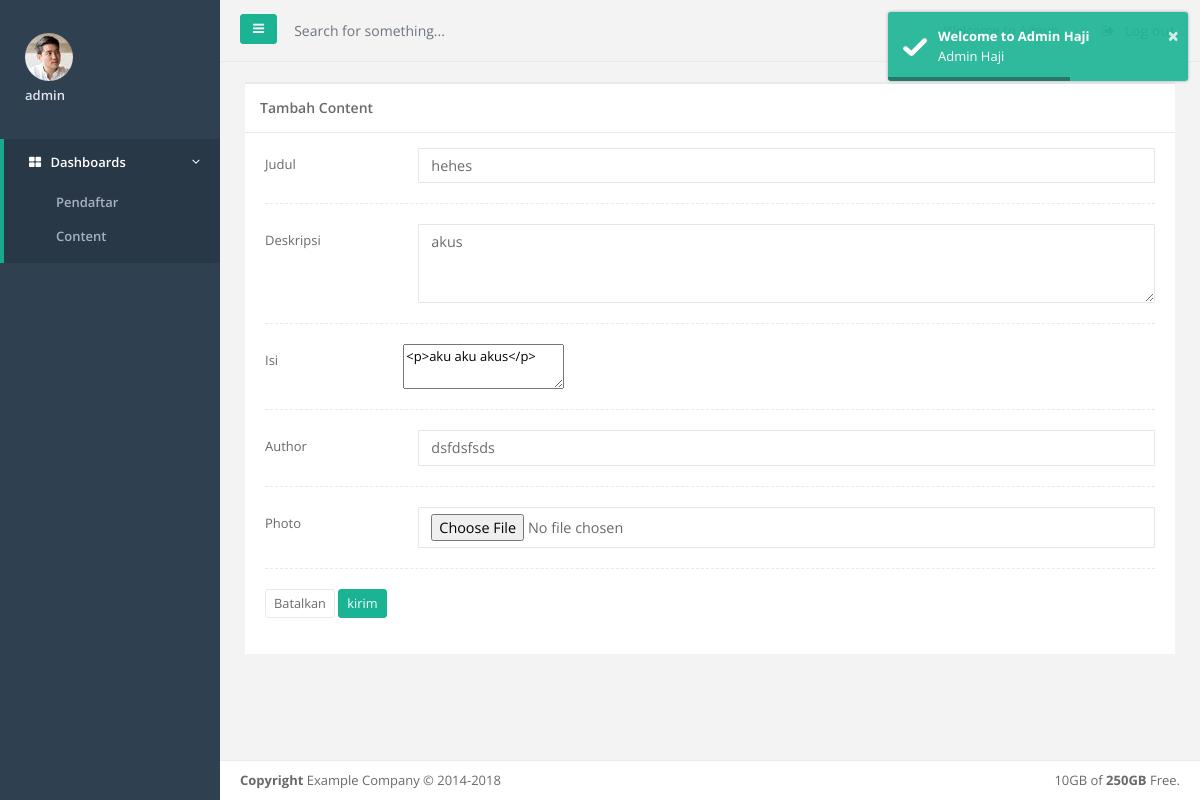
The page /Admin/edit_contents.php?id=5 (signed in) on the database its author committed.
### tables this page shows
CREATE TABLE `content` (
  `id` int(11) NOT NULL,
  `judul` varchar(50) NOT NULL,
  `deskripsi` varchar(200) NOT NULL,
  `isi` text NOT NULL,
  `author` varchar(50) NOT NULL,
  `create_at` timestamp NOT NULL DEFAULT CURRENT_TIMESTAMP ON UPDATE CURRENT_TIMESTAMP,
  `photo` varchar(200) NOT NULL
);

### Admin/edit_contents.php (the view, shortened to what this page needs)
<?php
include("proses/config.php");
include("partial/title.php");
$sql = "SELECT * FROM content where id = ".$_GET['id'];
$query = mysqli_query($db, $sql);
?>
<body>
    <div id="wrapper">
    <?php
    include("partial/sidebar.php");
    include("partial/navbar.php");
    ?>
            </div>
            <div class="wrapper wrapper-content">
<div class="row">
    <div class="col-lg-12">
    <div class="ibox ">
        <div class="ibox-title">
            <h5>Tambah Content</h5>
        </div>
        <form action="proses/edit_content.php" method="POST" enctype="multipart/form-data">
        <?php
            while($row = $query->fetch_object()){
        ?>
            <div class="ibox-content">
                <div class="form-group row">
                    <label class="col-sm-2 col-form-label">Judul</label>
                    <div class="col-sm-10"><input type="text" value="<?=$row->judul?>" name="judul" placeholder="Judul" class="form-control"></div>
                </div>
                <div class="hr-line-dashed"></div>
                <div class="form-group row"><label class="col-sm-2 col-form-label">Deskripsi</label>
                        <div class="col-sm-10">
                            <textarea id="" cols="30" rows="3" name="deskripsi" class="form-control" placeholder="Deskripsi"><?=$row->deskripsi?></textarea>
                        </div>
                </div>
                <div class="hr-line-dashed"></div>
                <div class="form-group row"><label class="col-sm-2 col-form-label">Isi</label>
                    <textarea class="summernote" name="isi" placeholder="isi"><?=$row->isi?></textarea>
                </div>
                <div class="hr-line-dashed"></div>
                <div class="form-group row"><label class="col-sm-2 col-form-label">Author</label>
                    <div class="col-sm-10"><input type="text" name="author" value="<?=$row->author?>" placeholder="Author" class="form-control"></div>
                </div>
                <div class="hr-line-dashed"></div>
                <div class="form-group row"><label class="col-sm-2 col-form-label">Photo</label>
                                    <div class="col-sm-10"><input type="file" name="photo" class="form-control"></div>
                </div>
                <div class="hr-line-dashed"></div>
                                <div class="form-group row">
                                    <div class="col-sm-4 col-sm-offset-2">
                                        <button class="btn btn-white btn-sm" type="reset">Batalkan</button>
                                        <input class="btn btn-primary btn-sm" type="submit" name="kirim" value="kirim">
                                    </div>
                                </div>
                                <?php
                                    }
                                ?>
        </div>
        </form>
    </div>
</div>
</div>
</div>
<?php
    include("partial/footer.php");
    ?>
</body>
</html>

### rows shown on the page
content: judul "hehes", deskripsi "akus", isi "<p>aku aku akus</p>", author "dsfdsfsds"

### other values the page prints
$nama "admin"
